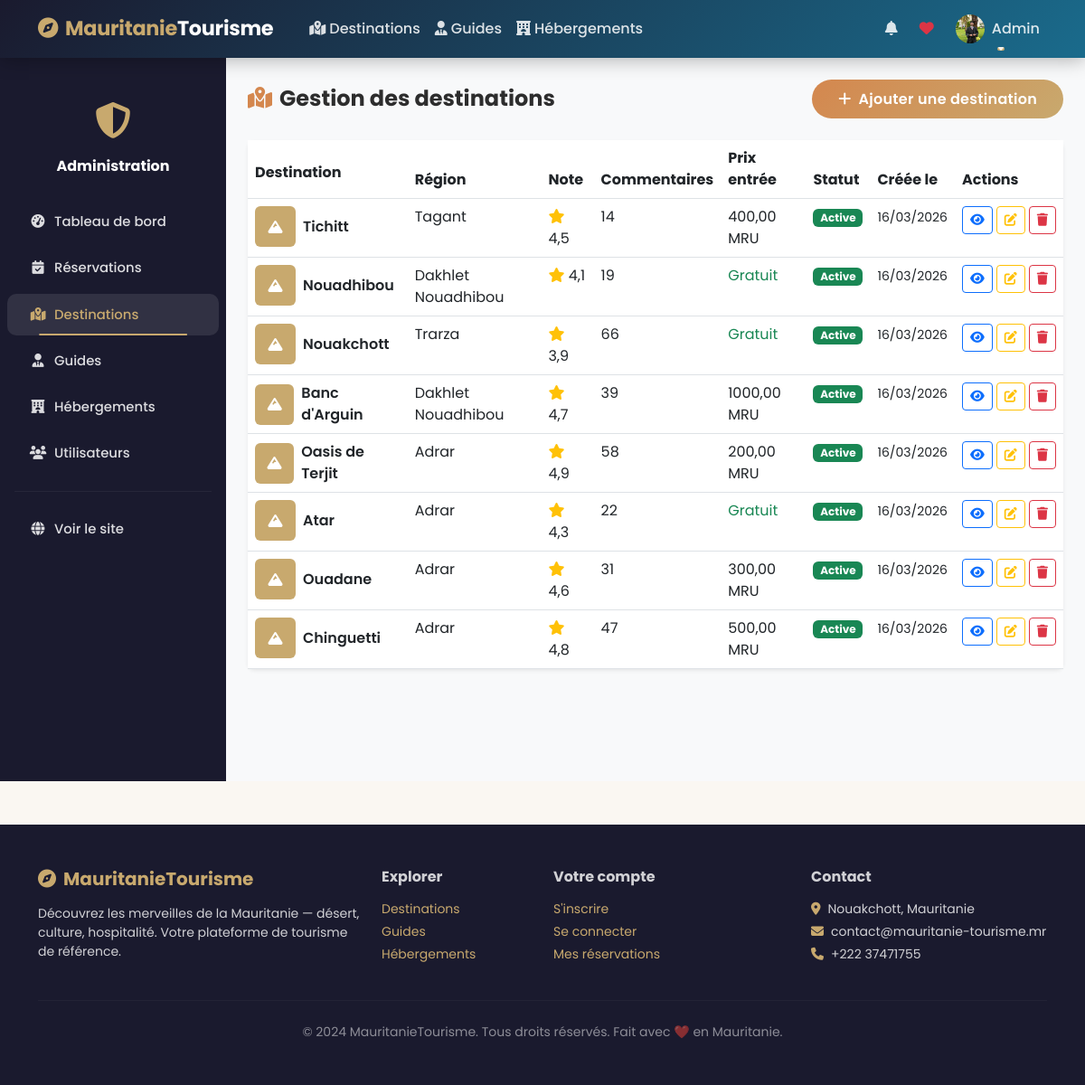
Screenshot of /administration/destinations/ (signed in) with the database file from the repository.
### main/models.py (models this page shows, shortened)
class Utilisateur(AbstractUser):
    ROLES = [
        ('visiteur', 'Visiteur'),
        ('utilisateur', 'Utilisateur'),
        ('admin', 'Administrateur'),
    ]
    role = models.CharField(max_length=20, choices=ROLES, default='visiteur')
    telephone = models.CharField(max_length=20, blank=True, null=True)
    adresse = models.CharField(max_length=255, blank=True, null=True)
    pays = models.CharField(max_length=100, blank=True, null=True)
    photo_profil = models.ImageField(upload_to='profils/', blank=True, null=True)
    date_inscription = models.DateTimeField(auto_now_add=True)
    est_actif = models.BooleanField(default=True)
    class Meta:
        db_table = 'UTILISATEUR'
        verbose_name = 'Utilisateur'
        verbose_name_plural = 'Utilisateurs'

class Destination(models.Model):
    nom = models.CharField(max_length=200)
    description = models.TextField()
    region = models.ForeignKey(Region, on_delete=models.SET_NULL, null=True, related_name='destinations')
    latitude = models.DecimalField(max_digits=10, decimal_places=7, null=True, blank=True)
    longitude = models.DecimalField(max_digits=10, decimal_places=7, null=True, blank=True)
    image_principale = models.ImageField(upload_to='destinations/', blank=True, null=True)
    video_url = models.URLField(blank=True, null=True, help_text="URL YouTube ou autre")
    prix_entree = models.DecimalField(max_digits=10, decimal_places=2, default=0)
    est_active = models.BooleanField(default=True)
    date_creation = models.DateTimeField(auto_now_add=True)
    note_moyenne = models.DecimalField(max_digits=3, decimal_places=2, default=0)
    nb_commentaires = models.IntegerField(default=0)
    class Meta:
        db_table = 'DESTINATION'
        verbose_name = 'Destination'
        verbose_name_plural = 'Destinations'

class Region(models.Model):
    nom = models.CharField(max_length=100, unique=True)
    description = models.TextField(blank=True)
    class Meta:
        db_table = 'REGION'

### main/views.py (the view)
    def wrapper(request, *args, **kwargs):
        if not request.user.is_authenticated or request.user.role != 'admin':
            messages.error(request, 'Accès réservé aux administrateurs.')
            return redirect('connexion')
        return view_func(request, *args, **kwargs)

### main/views.py (called while the page is built)
def admin_required(view_func):
    def wrapper(request, *args, **kwargs):
        if not request.user.is_authenticated or request.user.role != 'admin':
            messages.error(request, 'Accès réservé aux administrateurs.')
            return redirect('connexion')
        return view_func(request, *args, **kwargs)
    return wrapper

@admin_required
def admin_destinations(request):
    destinations = Destination.objects.select_related('region').order_by('-date_creation')
    return render(request, 'admin_panel/destinations.html', {'destinations': destinations})

### templates/admin_panel/destinations.html (shortened to what this page needs)
{% extends 'base.html' %}
{% block content %}
<div class="d-flex" style="min-height:calc(100vh - 56px)">
    <div class="admin-sidebar" style="width:250px;flex-shrink:0">
        <div class="text-center py-4">
            <div style="font-size:2.5rem;color:var(--sable)"><i class="fas fa-shield-alt"></i></div>
            <div class="text-white fw-bold mt-2">Administration</div>
        </div>
        <nav class="nav flex-column">
            <a class="nav-link" href="{% url 'admin_dashboard' %}"><i class="fas fa-tachometer-alt me-2"></i>Tableau de bord</a>
            <a class="nav-link" href="{% url 'admin_reservations' %}"><i class="fas fa-calendar-check me-2"></i>Réservations</a>
            <a class="nav-link active" href="{% url 'admin_destinations' %}"><i class="fas fa-map-marked-alt me-2"></i>Destinations</a>
            <a class="nav-link" href="{% url 'admin_guides' %}"><i class="fas fa-user-tie me-2"></i>Guides</a>
            <a class="nav-link" href="{% url 'admin_hebergements' %}"><i class="fas fa-hotel me-2"></i>Hébergements</a>
            <a class="nav-link" href="{% url 'admin_utilisateurs' %}"><i class="fas fa-users me-2"></i>Utilisateurs</a>
            <hr style="border-color:rgba(255,255,255,.2)" class="mx-3">
            <a class="nav-link" href="{% url 'accueil' %}"><i class="fas fa-globe me-2"></i>Voir le site</a>
        </nav>
    </div>
    <div class="flex-fill p-4" style="background:#f8f9fa">
        <div class="d-flex justify-content-between align-items-center mb-4">
            <h4 class="fw-bold mb-0"><i class="fas fa-map-marked-alt me-2" style="color:var(--desert)"></i>Gestion des destinations</h4>
            <a href="{% url 'admin_dest_ajouter' %}" class="btn btn-mauritanie">
                <i class="fas fa-plus me-2"></i>Ajouter une destination
            </a>
        </div>
        <div class="card border-0 rounded-3 shadow-sm">
            <div class="table-responsive">
                <table class="table mb-0 table-hover">
                    <thead style="background:var(--nuit);color:#fff">
                        <tr>
                            <th class="py-3">Destination</th>
                            <th>Région</th>
                            <th>Note</th>
                            <th>Commentaires</th>
                            <th>Prix entrée</th>
                            <th>Statut</th>
                            <th>Créée le</th>
                            <th>Actions</th>
                        </tr>
                    </thead>
                    <tbody>
                        {% for dest in destinations %}
                        <tr>
                            <td>
                                <div class="d-flex align-items-center gap-2">
                                    {% if dest.image_principale %}
                                        <img src="{{ dest.image_principale.url }}" width="45" height="45" class="rounded-2" style="object-fit:cover">
                                    {% else %}
                                        <div class="rounded-2 d-flex align-items-center justify-content-center" style="width:45px;height:45px;background:var(--sable)"><i class="fas fa-mountain text-white"></i></div>
                                    {% endif %}
                                    <span class="fw-semibold">{{ dest.nom }}</span>
                                </div>
                            </td>
                            <td>{{ dest.region.nom|default:'–' }}</td>
                            <td><span class="stars"><i class="fas fa-star"></i></span> {{ dest.note_moyenne|floatformat:1 }}</td>
                            <td>{{ dest.nb_commentaires }}</td>
                            <td>{% if dest.prix_entree > 0 %}{{ dest.prix_entree }} MRU{% else %}<span class="text-success">Gratuit</span>{% endif %}</td>
                            <td>
                                {% if dest.est_active %}
                                    <span class="badge bg-success">Active</span>
                                {% else %}
                                    <span class="badge bg-secondary">Inactive</span>
                                {% endif %}
                            </td>
                            <td><small>{{ dest.date_creation|date:"d/m/Y" }}</small></td>
                            <td>
                                <div class="d-flex gap-1">
                                    <a href="{% url 'destination_detail' dest.pk %}" class="btn btn-sm btn-outline-primary" title="Voir"><i class="fas fa-eye"></i></a>
                                    <a href="{% url 'admin_dest_modifier' dest.pk %}" class="btn btn-sm btn-outline-warning" title="Modifier"><i class="fas fa-edit"></i></a>
                                    <a href="{% url 'admin_dest_supprimer' dest.pk %}" class="btn btn-sm btn-outline-danger" title="Supprimer"><i class="fas fa-trash"></i></a>
                                </div>
                            </td>
                        </tr>
                        {% empty %}
                        <tr>
                            <td colspan="8" class="text-center py-4 text-muted">Aucune destination</td>
                        </tr>
                        {% endfor %}
                    </tbody>
                </table>
            </div>
        </div>
    </div>
</div>
{% endblock %}

### templates/base.html (shortened to what this page needs)
<!DOCTYPE html>
<html lang="fr">
<head>
    <link href="https://cdn.jsdelivr.net/npm/bootstrap@5.3.0/dist/css/bootstrap.min.css" rel="stylesheet">
    <link href="https://cdnjs.cloudflare.com/ajax/libs/font-awesome/6.4.0/css/all.min.css" rel="stylesheet">
    {% load static %}
    <link rel="stylesheet" href="{% static 'css/style.css' %}">
</head>
<body>
<nav class="navbar navbar-expand-lg sticky-top">
    <div class="container">
        <a class="navbar-brand" href="{% url 'accueil' %}">
            <i class="fas fa-compass me-2"></i>Mauritanie<span>Tourisme</span>
        </a>
        <div class="collapse navbar-collapse" id="navMenu">
            <ul class="navbar-nav me-auto mb-2 mb-lg-0 ms-3">
                <li class="nav-item"><a class="nav-link" href="{% url 'destinations' %}"><i class="fas fa-map-marked-alt me-1"></i>Destinations</a></li>
                <li class="nav-item"><a class="nav-link" href="{% url 'guides' %}"><i class="fas fa-user-tie me-1"></i>Guides</a></li>
                <li class="nav-item"><a class="nav-link" href="{% url 'hebergements' %}"><i class="fas fa-hotel me-1"></i>Hébergements</a></li>
            </ul>
            <ul class="navbar-nav ms-auto align-items-center">
                {% if user.is_authenticated %}
                    <li class="nav-item me-2 position-relative">
                        <a class="nav-link" href="#" onclick="marquerLu()">
                            <i class="fas fa-bell"></i>
                        </a>
                    </li>
                    <li class="nav-item me-2">
                        <a class="nav-link" href="{% url 'mes_favoris' %}"><i class="fas fa-heart text-danger"></i></a>
                    </li>
                    <li class="nav-item dropdown">
                        <a class="nav-link dropdown-toggle d-flex align-items-center" href="#" data-bs-toggle="dropdown">
                            {% if user.photo_profil %}
                                <img src="{{ user.photo_profil.url }}" width="32" height="32" class="rounded-circle me-2" style="object-fit:cover">
                            {% else %}
                                <div class="bg-warning rounded-circle me-2 d-flex align-items-center justify-content-center" style="width:32px;height:32px;font-size:.8rem;font-weight:700">{{ user.username|first|upper }}</div>
                            {% endif %}
                            {{ user.first_name|default:user.username }}
                        </a>
                    </li>
                {% endif %}
            </ul>
        </div>
    </div>
</nav>
{% block content %}{% endblock %}
<footer class="py-5 mt-5">
    <div class="container">
        <div class="row g-4">
            <div class="col-md-4">
                <h5 class="fw-bold mb-3" style="color:var(--sable)"><i class="fas fa-compass me-2"></i>MauritanieTourisme</h5>
                <p class="small">Découvrez les merveilles de la Mauritanie — désert, culture, hospitalité. Votre plateforme de tourisme de référence.</p>
            </div>
            <div class="col-md-2">
                <h6 class="fw-bold mb-3">Explorer</h6>
                <ul class="list-unstyled small">
                    <li class="mb-1"><a href="{% url 'destinations' %}">Destinations</a></li>
                    <li class="mb-1"><a href="{% url 'guides' %}">Guides</a></li>
                    <li class="mb-1"><a href="{% url 'hebergements' %}">Hébergements</a></li>
                </ul>
            </div>
            <div class="col-md-3">
                <h6 class="fw-bold mb-3">Votre compte</h6>
                <ul class="list-unstyled small">
                    <li class="mb-1"><a href="{% url 'inscription' %}">S'inscrire</a></li>
                    <li class="mb-1"><a href="{% url 'connexion' %}">Se connecter</a></li>
                    {% if user.is_authenticated %}
                    <li class="mb-1"><a href="{% url 'mes_reservations' %}">Mes réservations</a></li>
                    {% endif %}
                </ul>
            </div>
            <div class="col-md-3">
                <h6 class="fw-bold mb-3">Contact</h6>
                <ul class="list-unstyled small">
                    <li class="mb-1"><i class="fas fa-map-marker-alt me-2" style="color:var(--sable)"></i>Nouakchott, Mauritanie</li>
                    <li class="mb-1"><i class="fas fa-envelope me-2" style="color:var(--sable)"></i>contact@mauritanie-tourisme.mr</li>
                    <li class="mb-1"><i class="fas fa-phone me-2" style="color:var(--sable)"></i>+222 37471755</li>
                </ul>
            </div>
        </div>
        <hr style="border-color:rgba(255,255,255,.15)" class="my-4">
        <div class="text-center small" style="color:rgba(255,255,255,.5)">
            © 2024 MauritanieTourisme. Tous droits réservés. Fait avec ❤️ en Mauritanie.
        </div>
    </div>
</footer>
</body>
</html>

### static/css/style.css (style rules this page uses)
:root { --sable: #C8A96E; --desert: #D4874E; --ocean: #1A6B8C; --vert: #2D7D46; --nuit: #1A1A2E; --creme: #FAF7F2; }
body { font-family: 'Poppins', sans-serif; background-color: var(--creme); color: #2d2d2d; }
h1, h2, h3, h4, h5, h6 { font-weight: 700; }
.stars { color: #ffc107; }
.btn-mauritanie { background: linear-gradient(135deg, var(--desert), var(--sable)); color: #fff !important; border: none; font-weight: 600; border-radius: 50px; padding: .55rem 1.8rem; transition: transform .2s, box-shadow .2s, filter .2s; letter-spacing: .3px; }
.navbar { background: linear-gradient(135deg, var(--nuit) 0%, #16213e 100%); box-shadow: 0 2px 20px rgba(0,0,0,.3); transition: padding .3s; }
.navbar-brand { font-weight: 800; font-size: 1.4rem; color: var(--sable) !important; letter-spacing: -.3px; }
.navbar-brand span { color: #fff; }
.nav-link { color: rgba(255,255,255,.82) !important; font-weight: 500; transition: color .25s; position: relative; }
.nav-link::after { content: ''; position: absolute; bottom: 0; left: 50%; transform: translateX(-50%); width: 0; height: 2px; background: var(--sable); transition: width .3s; border-radius: 2px; }
.nav-link:hover::after, .nav-link.active::after { width: 70%; }
.nav-link:hover, .nav-link.active { color: var(--sable) !important; }
.admin-sidebar { background: linear-gradient(180deg, var(--nuit) 0%, #16213e 100%); min-height: 100vh; }
.admin-sidebar .nav-link { color: rgba(255,255,255,.72); padding: .75rem 1.5rem; border-radius: 10px; margin: .15rem .5rem; transition: background .2s, color .2s; font-size: .93rem; }
.admin-sidebar .nav-link:hover, .admin-sidebar .nav-link.active { background: rgba(200,169,110,.18); color: var(--sable) !important; }
.admin-sidebar .nav-link i { width: 20px; text-align: center; }
footer { background: linear-gradient(180deg, var(--nuit) 0%, #0d0d1a 100%); color: rgba(255,255,255,.75); }
footer a { color: var(--sable); text-decoration: none; transition: color .2s; }

### templates/base.html (style rules this page uses)
:root { --sable: #C8A96E; --desert: #D4874E; --ocean: #1A6B8C; --vert: #2D7D46; --nuit: #1A1A2E; --creme: #FAF7F2; }
* { font-family: 'Poppins', sans-serif; }
body { background: var(--creme); color: #2d2d2d; }
.navbar { background: linear-gradient(135deg, var(--nuit) 0%, var(--ocean) 100%); box-shadow: 0 2px 20px rgba(0,0,0,.3); }
.navbar-brand { font-weight: 700; font-size: 1.4rem; color: var(--sable) !important; }
.navbar-brand span { color: #fff; }
.nav-link { color: rgba(255,255,255,.85) !important; font-weight: 500; transition: .3s; }
.nav-link.active { color: var(--sable) !important; }
.btn-mauritanie { background: linear-gradient(135deg, var(--desert), var(--sable)); color: #fff; border: none; font-weight: 600; border-radius: 50px; padding: .6rem 1.8rem; transition: transform .2s, box-shadow .2s; }
.stars { color: #ffc107; }
footer { background: var(--nuit); color:rgba(255,255,255,.8); }
footer a { color: var(--sable); text-decoration:none; }
.admin-sidebar { background:var(--nuit); min-height:100vh; padding-top:1rem; }
.admin-sidebar .nav-link { color:rgba(255,255,255,.75); padding:.75rem 1.5rem; border-radius:10px; margin:.15rem .5rem; }
.admin-sidebar .nav-link:hover, .admin-sidebar .nav-link.active { background:rgba(255,255,255,.1); color:#fff; }
.admin-sidebar .nav-link i { width:20px; }

### rows the page displays
Utilisateur: photo_profil (picture), first_name "Admin"
Destination: nom "Tichitt", region.nom "Tagant", note_moyenne "4,5", nb_commentaires "14", prix_entree "400,00", est_active "Active", date_creation "16/03/2026"
Destination: nom "Nouadhibou", region.nom "Dakhlet Nouadhibou", note_moyenne "4,1", nb_commentaires "19", prix_entree "Gratuit", est_active "Active", date_creation "16/03/2026"
Destination: nom "Nouakchott", region.nom "Trarza", note_moyenne "3,9", nb_commentaires "66", prix_entree "Gratuit", est_active "Active", date_creation "16/03/2026"
Destination: nom "Banc d'Arguin", region.nom "Dakhlet Nouadhibou", note_moyenne "4,7", nb_commentaires "39", prix_entree "1000,00", est_active "Active", date_creation "16/03/2026"
Destination: nom "Oasis de Terjit", region.nom "Adrar", note_moyenne "4,9", nb_commentaires "58", prix_entree "200,00", est_active "Active", date_creation "16/03/2026"
Destination: nom "Atar", region.nom "Adrar", note_moyenne "4,3", nb_commentaires "22", prix_entree "Gratuit", est_active "Active", date_creation "16/03/2026"
Destination: nom "Ouadane", region.nom "Adrar", note_moyenne "4,6", nb_commentaires "31", prix_entree "300,00", est_active "Active", date_creation "16/03/2026"
Destination: nom "Chinguetti", region.nom "Adrar", note_moyenne "4,8", nb_commentaires "47", prix_entree "500,00", est_active "Active", date_creation "16/03/2026"
